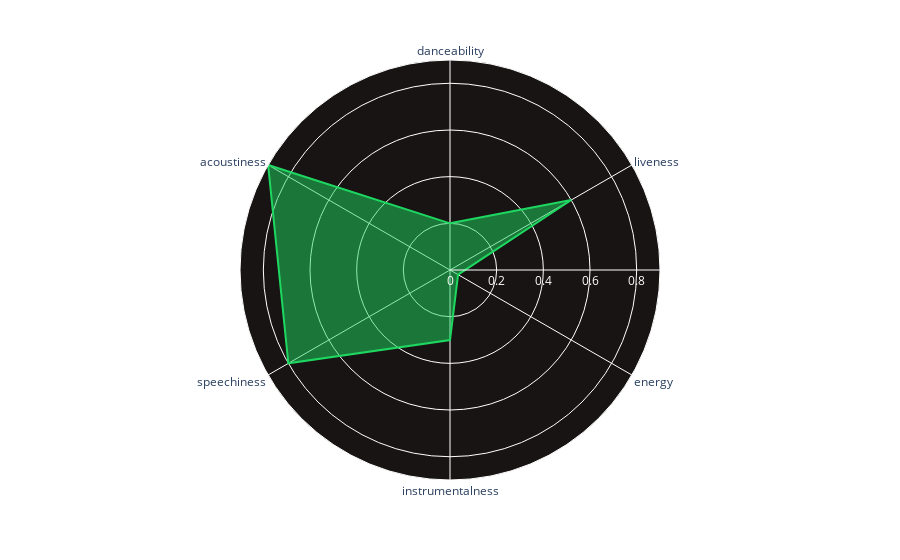

Notebook source saved alongside this figure:
### Code cell
radarPlot(0.2, 0.6, 0.04, 0.3, 0.8, 0.9)

### Figure 1 — Plotly figure (JSON) as saved in the notebook; plotly's stock layout.template omitted (floating-point values rounded to 4 significant figures)
{"data": [{"fill": "toself", "hovertemplate": "values=%{r}<br>subjects=%{theta}<extra></extra>", "legendgroup": "", "line": {"color": "rgb(30, 215, 96)", "dash": "solid"}, "marker": {"symbol": "circle"}, "mode": "lines", "name": "", "r": [0.2, 0.6, 0.04, 0.3, 0.8, 0.9, 0.2], "showlegend": false, "subplot": "polar", "theta": ["danceability", "liveness", "energy", "instrumentalness", "speechiness", "acoustiness", "danceability"], "type": "scatterpolar"}], "layout": {"legend": {"tracegroupgap": 0}, "margin": {"t": 60}, "polar": {"angularaxis": {"direction": "clockwise", "rotation": 90}, "bgcolor": "rgb(25, 20, 20)", "domain": {"x": [0, 1], "y": [0, 1]}, "radialaxis": {"tickfont": {"color": "white"}, "tickvals": [0, 0.2, 0.4, 0.6, 0.8]}}}}
